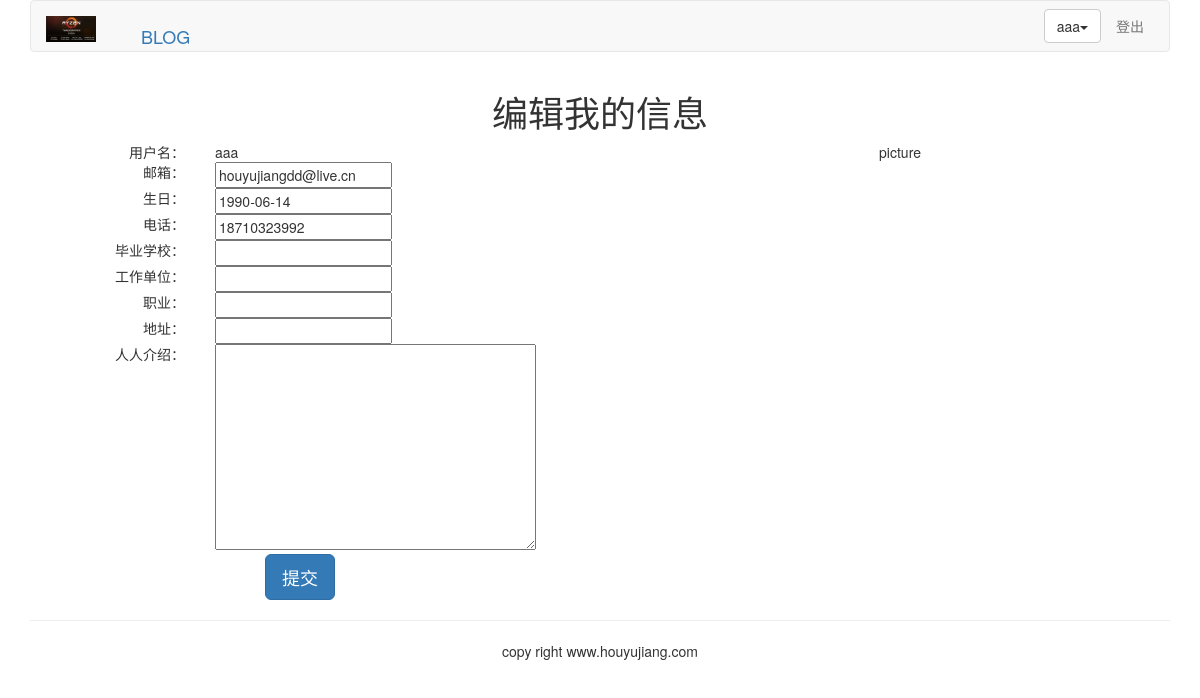
Page /account/edit-my-information/ (signed in) on the earlier database version.
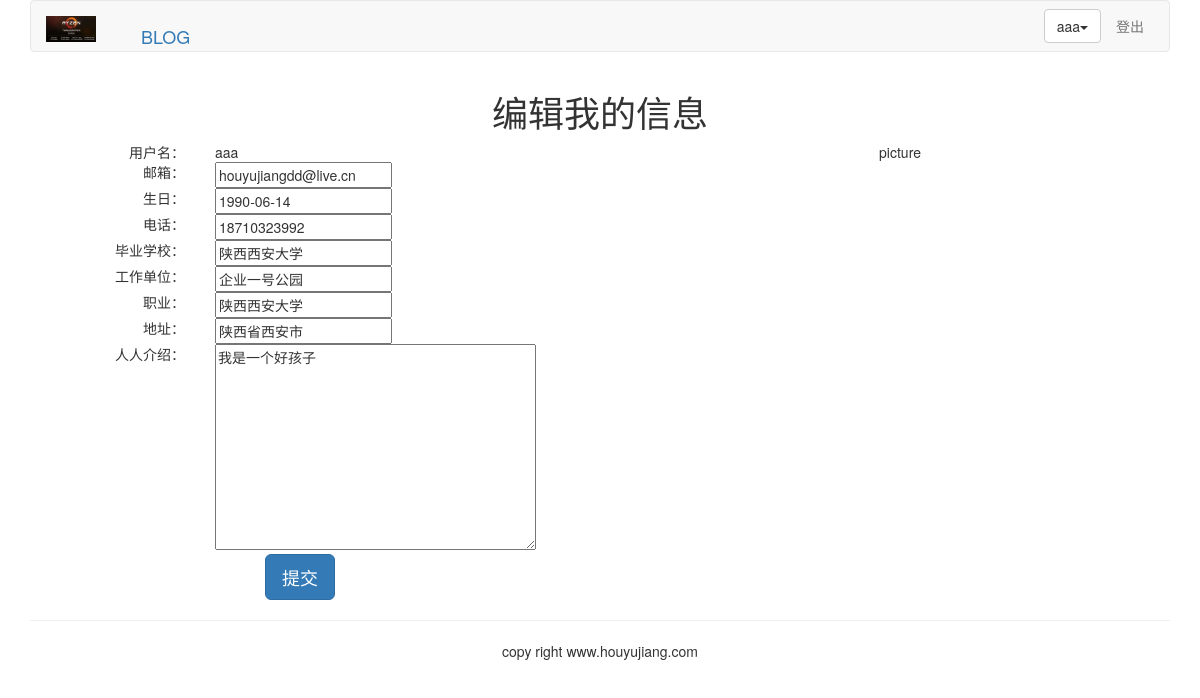
Same page on the later database version.
### account/models.py (models this page shows, shortened)
class UserInfo(models.Model):
    user = models.OneToOneField(User, unique=True)
    school = models.CharField(max_length=100,blank=True)
    company = models.CharField(max_length=100,blank=True)
    profession = models.CharField(max_length=100,blank=True)
    address = models.CharField(max_length=100,blank=True)
    aboutme = models.TextField(blank=True)
    photo = models.ImageField(blank=True)

### account/views.py (the view)
@login_required(login_url='account/login')
def myself_edit(request):
    user = User.objects.get(username=request.user.username)
    userprofile = UserProfile.objects.get(user=request.user)
    userinfo = UserInfo.objects.get(user=request.user)
    if request.method == 'POST':
        user_form = UserForm(request.POST)
        userprofile_form = UserProfileForm(request.POST)
        userinfo_form = UserInfoForm(request.POST)
        if user_form.is_valid() * userprofile_form.is_valid() * userinfo_form.is_valid():
            user_cd = user_form.cleaned_data
            userprofile_cd = userprofile_form.cleaned_data
            userinfo_cd = userinfo_form.cleaned_data
            print(user_cd['email'])
            user.email = user_cd['email']
            userprofile.birth = userprofile_cd['birth']
            userprofile.phone = userprofile_cd['phone']
            userinfo.school = userinfo_cd['school']
            userinfo.company = userinfo_cd['company']
            userinfo.profession = userinfo_cd['profession']
            userinfo.address = userinfo_cd['address']
            userinfo.aboutme = userinfo_cd['aboutme']
            user.save()
            userprofile.save()
            userinfo.save()
        return HttpResponseRedirect('/account/my-information')
    else:
        user_form = UserForm(instance=request.user)
        userprofile_form = UserProfileForm(initial={'birth': userprofile.birth,'phone':userprofile.phone})
        userinfo_form = UserInfoForm(initial={'school':userinfo.school,
                                              'company':userinfo.company,
                                              'profession':userinfo.school,
                                              'address':userinfo.address,
                                              'aboutme':userinfo.aboutme})
        return render(request,'account/myself_edit.html',{'user_form':user_form,
                                                          'userprofile_form':userprofile_form,
                                                          'userinfo_form':userinfo_form})

### account/forms.py
class UserForm(forms.ModelForm):
    class Meta:
        model = User
        fields = ('email',)

class UserProfileForm(forms.ModelForm):
    class Meta:
        model = UserProfile
        fields = ('phone','birth')

### templates/account/myself_edit.html (shortened to what this page needs)
{% extends 'base.html' %}
{% block content %}
<div class="row text-center vertical-middle-sm" >
    <h1>编辑我的信息</h1>
    <div class="row">
        <div class="col-md-6">
            <form class="form-horizontal" action="." method="post">
        <div class="row">
            <div class="col-md-4 text-right">
                <span>用户名：</span>
            </div>
            <div class="col-md-8 text-left" >
                {{ user.username }}
            </div>
        </div>
        <div class="row">
            <div class="col-md-4 text-right">
                <span>邮箱：</span>
            </div>
            <div class="col-md-8 text-left">
                {{ user_form.email }}
            </div>
        </div>
        <div class="row">
            <div class="col-md-4 text-right">
                <span>生日：</span>
            </div>
            <div class="col-md-8 text-left">
               {{ userprofile_form.birth }}
            </div>
        </div>
        <div class="row">
            <div class="col-md-4 text-right">
                <span>电话：</span>
            </div>
            <div class="col-md-8 text-left">
                {{ userprofile_form.phone}}
            </div>
        </div>
        <div class="row">
            <div class="col-md-4 text-right">
                <span>毕业学校：</span>
            </div>
            <div class="col-md-8 text-left">
               {{ userinfo_form.school }}
            </div>
        </div>
        <div class="row">
            <div class="col-md-4 text-right">
                <span>工作单位：</span>
            </div>
            <div class="col-md-8 text-left">
                {{ userinfo_form.company }}
            </div>
        </div>
        <div class="row">
            <div class="col-md-4 text-right">
                <span>职业：</span>
            </div>
            <div class="col-md-8 text-left">
                {{ userinfo_form.profession }}
            </div>
        </div>
        <div class="row">
            <div class="col-md-4 text-right">
                <span>地址：</span>
            </div>
            <div class="col-md-8 text-left">
                {{ userinfo_form.address }}
            </div>
        </div>
        <div class="row">
            <div class="col-md-4 text-right">
                <span>人人介绍：</span>
            </div>
            <div class="col-md-8 text-left">
                {{ userinfo_form.aboutme }}
            </div>
        </div>
                <div class="row">
                    <input type="submit" value="提交" class="btn btn-primary btn-lg">
                </div>
            </form>
        </div>
        <div class="col-md-6">
            <p>
                picture
            </p>
        </div>
    </div>
</div>
{% endblock %}vertical-middle-sm

Differences in the rows shown:
now on this page (row edited): UserInfo: school "陕西西安大学", company "企业一号公园", profession "陕西西安大学", address "陕西省西安市", aboutme "我是一个好孩子"
